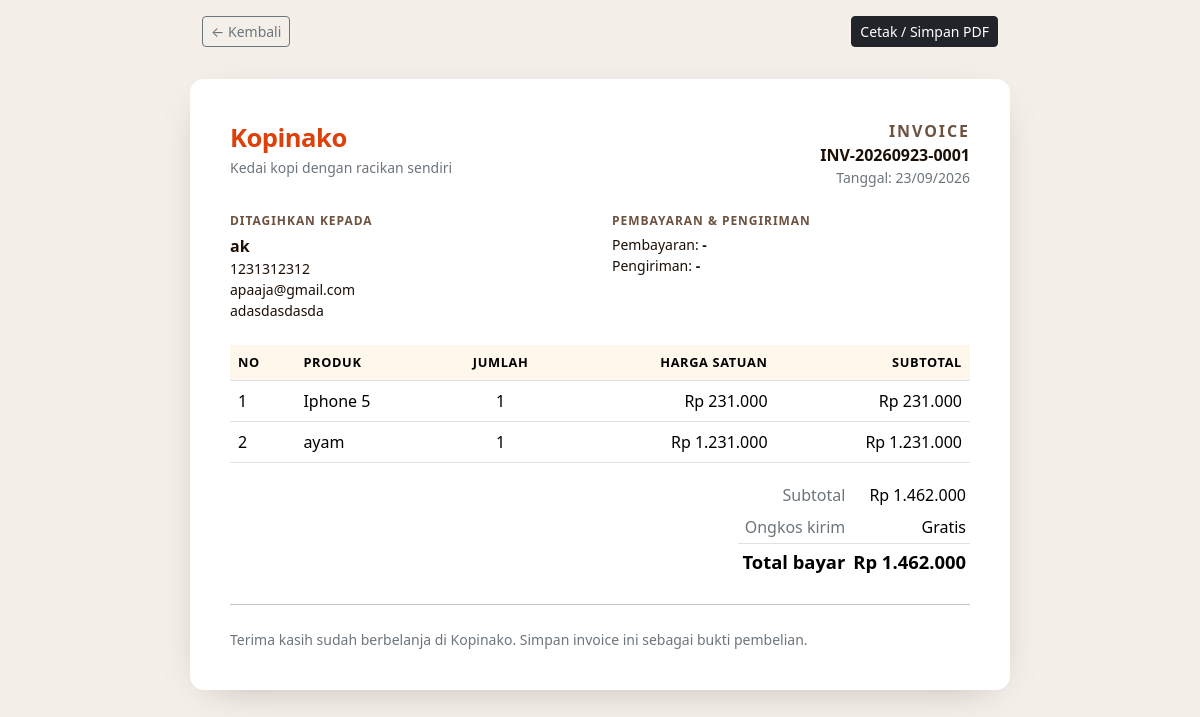
The page /umkm/invoice.php?id=1 (signed in) on the database its author committed.
### tables this page shows
CREATE TABLE `tb_transaksi` (
  `id_transakasi` int NOT NULL,
  `id_pelanggan` int NOT NULL,
  `tanggal` date NOT NULL,
  `total_harga` int NOT NULL,
  `metode_pembayaran` varchar(50) NOT NULL DEFAULT '-',
  `metode_pengiriman` varchar(50) NOT NULL DEFAULT '-',
  `ongkir` int NOT NULL DEFAULT '0'
);

CREATE TABLE `tb_user` (
  `id` int NOT NULL,
  `nama` varchar(80) DEFAULT NULL,
  `email` varchar(80) DEFAULT NULL,
  `username` varchar(80) NOT NULL,
  `password` varchar(80) NOT NULL,
  `hp` varchar(15) DEFAULT NULL,
  `alamat` varchar(250) DEFAULT NULL,
  `role` enum('pelanggan','admin') NOT NULL
);

CREATE TABLE `tb_detail` (
  `id_detail` int NOT NULL,
  `id_transaksi` int NOT NULL,
  `id_produk` int NOT NULL,
  `jumlah` int NOT NULL,
  `harga_satuan` int NOT NULL DEFAULT '0',
  `diskon_persen` int NOT NULL DEFAULT '0',
  `subtotal` int NOT NULL DEFAULT '0',
  `is_bonus` tinyint(1) NOT NULL DEFAULT '0',
  `jumlah_bonus` int NOT NULL DEFAULT '0',
  `id_produk_bonus` int DEFAULT NULL
);

CREATE TABLE `tb_produk` (
  `id` int NOT NULL,
  `nama` varchar(250) NOT NULL,
  `harga` int NOT NULL,
  `stok` int NOT NULL,
  `foto` text,
  `id_kategori` int NOT NULL,
  `deskripsi` text NOT NULL,
  `bonus_minimal` int NOT NULL DEFAULT '0',
  `bonus_jumlah` int NOT NULL DEFAULT '0',
  `bonus_id_produk` int DEFAULT NULL
);

### umkm/opsi.php (called while the page is built, shortened)
<?php
function rupiah($angka)
{
    return "Rp " . number_format((float) $angka, 0, ',', '.');
}
function nomorInvoice($idTransaksi, $tanggal)
{
    return 'INV-' . date('Ymd', strtotime($tanggal)) . '-' . str_pad((int) $idTransaksi, 4, '0', STR_PAD_LEFT);
}

### umkm/invoice.php (the view, shortened to what this page needs)
<?php
include "config.php";
include "opsi.php";
$isAdmin = ($_SESSION['role'] ?? '') === 'admin';
$id      = (int) ($_GET['id'] ?? 0);
$trx = null;
if ($id > 0) {
    $stmt = mysqli_prepare(
        $config,
        "SELECT t.*, u.nama, u.username, u.email, u.hp, u.alamat
         FROM tb_transaksi t
         JOIN tb_user u ON t.id_pelanggan = u.id
         WHERE t.id_transakasi = ?"
    );
    mysqli_stmt_bind_param($stmt, "i", $id);
    mysqli_stmt_execute($stmt);
    $r   = mysqli_stmt_get_result($stmt);
    $trx = $r ? mysqli_fetch_assoc($r) : null;
}
$items = [];
if ($trx) {
    $stmtD = mysqli_prepare(
        $config,
        "SELECT d.*, p.nama AS nama_produk, b.nama AS nama_bonus
         FROM tb_detail d
         JOIN tb_produk p ON d.id_produk = p.id
         LEFT JOIN tb_produk b ON d.id_produk_bonus = b.id
         WHERE d.id_transaksi = ?
         ORDER BY d.id_detail"
    );
    mysqli_stmt_bind_param($stmtD, "i", $id);
    mysqli_stmt_execute($stmtD);
    $rd = mysqli_stmt_get_result($stmtD);
    while ($rd && ($row = mysqli_fetch_assoc($rd))) {
        $items[] = $row;
    }
} else {
    http_response_code(404);
}
$linkKembali = $isAdmin ? 'dashboard.php?menu=transaksi' : 'profil.php?tab=riwayat';
$namaPelanggan = $trx ? ($trx['nama'] ?: $trx['username']) : '';
$ongkir     = $trx ? (int) $trx['ongkir'] : 0;
$totalBayar = $trx ? ((int) $trx['total_harga'] + $ongkir) : 0;
?>
<!doctype html>
<html lang="id" data-bs-theme="light">
  <head>
    <link href="assets/dist/css/bootstrap.min.css" rel="stylesheet" />
  </head>
  <body>
    <div class="container no-print pt-3" style="max-width: 820px;">
      <div class="d-flex flex-wrap gap-2 justify-content-between align-items-center">
        <a href="<?= $linkKembali ?>" class="btn btn-outline-secondary btn-sm">&larr; Kembali</a>
        <?php if ($trx): ?>
          <button type="button" class="btn btn-dark btn-sm" onclick="window.print()">Cetak / Simpan PDF</button>
        <?php endif; ?>
      </div>
    </div>
    <div class="inv-paper">
      <?php if (!$trx): ?>
        <h1 class="h4">Invoice tidak ditemukan</h1>
        <p class="mb-0">Invoice yang kamu cari tidak ada, sudah dihapus, atau bukan milik akunmu.</p>
      <?php else: ?>
        <div class="d-flex justify-content-between align-items-start flex-wrap gap-3 mb-4">
          <div>
            <div class="inv-brand">Kopinako</div>
            <div class="small text-secondary">Kedai kopi dengan racikan sendiri</div>
          </div>
          <div class="text-md-end">
            <div class="inv-title">INVOICE</div>
            <div class="fw-bold"><?= htmlspecialchars(nomorInvoice($trx['id_transakasi'], $trx['tanggal'])) ?></div>
            <div class="small text-secondary">Tanggal: <?= htmlspecialchars(date('d/m/Y', strtotime($trx['tanggal']))) ?></div>
          </div>
        </div>
        <div class="row g-4 mb-4">
          <div class="col-sm-6">
            <div class="inv-label mb-1">Ditagihkan kepada</div>
            <div class="fw-bold"><?= htmlspecialchars($namaPelanggan) ?></div>
            <?php if (!empty($trx['hp'])): ?><div class="small"><?= htmlspecialchars($trx['hp']) ?></div><?php endif; ?>
            <?php if (!empty($trx['email'])): ?><div class="small"><?= htmlspecialchars($trx['email']) ?></div><?php endif; ?>
            <?php if (!empty($trx['alamat'])): ?><div class="small"><?= nl2br(htmlspecialchars($trx['alamat'])) ?></div><?php endif; ?>
          </div>
          <div class="col-sm-6">
            <div class="inv-label mb-1">Pembayaran &amp; pengiriman</div>
            <div class="small">Pembayaran: <strong><?= htmlspecialchars($trx['metode_pembayaran']) ?></strong></div>
            <div class="small">Pengiriman: <strong><?= htmlspecialchars($trx['metode_pengiriman']) ?></strong></div>
          </div>
        </div>
        <div class="table-responsive">
          <table class="table inv-table align-middle">
            <thead>
              <tr>
                <th>No</th>
                <th>Produk</th>
                <th class="text-center">Jumlah</th>
                <th class="text-end">Harga satuan</th>
                <th class="text-end">Subtotal</th>
              </tr>
            </thead>
            <tbody>
              <?php foreach ($items as $no => $it): ?>
                <tr>
                  <td><?= $no + 1 ?></td>
                  <td>
                    <?= htmlspecialchars($it['nama_produk']) ?>
                  </td>
                  <td class="text-center"><?= (int) $it['jumlah'] ?></td>
                  <td class="text-end"><?= rupiah($it['harga_satuan']) ?></td>
                  <td class="text-end"><?= rupiah($it['subtotal']) ?></td>
                </tr>
              <?php endforeach; ?>
            </tbody>
          </table>
        </div>
        <div class="d-flex justify-content-end">
          <table class="table table-sm table-borderless w-auto mb-0">
            <tr>
              <td class="text-end text-secondary">Subtotal</td>
              <td class="text-end"><?= rupiah($trx['total_harga']) ?></td>
            </tr>
            <tr>
              <td class="text-end text-secondary">Ongkos kirim</td>
              <td class="text-end"><?= $ongkir > 0 ? rupiah($ongkir) : 'Gratis' ?></td>
            </tr>
            <tr class="border-top">
              <td class="text-end inv-total">Total bayar</td>
              <td class="text-end inv-total"><?= rupiah($totalBayar) ?></td>
            </tr>
          </table>
        </div>
        <hr class="my-4">
        <p class="small text-secondary mb-0">Terima kasih sudah berbelanja di Kopinako. Simpan invoice ini sebagai bukti pembelian.</p>
      <?php endif; ?>
    </div>
  </body>
</html>

### umkm/invoice.php (style rules this page uses)
body { background: #f4efe9; color: #1c0f06; }
.inv-paper { max-width: 820px; margin: 2rem auto; background: #fff; border-radius: 14px; padding: 2.5rem; box-shadow: 0 10px 40px -20px rgba(28, 15, 6, 0.35); }
.inv-brand { font-weight: 800; font-size: 1.6rem; letter-spacing: -0.02em; color: #db4108; }
.inv-title { font-weight: 800; letter-spacing: 0.12em; color: #6e5240; }
.inv-label { font-size: 0.75rem; text-transform: uppercase; letter-spacing: 0.08em; color: #6e5240; font-weight: 700; }
.inv-table th { background: #fff7ec; font-size: 0.8rem; text-transform: uppercase; letter-spacing: 0.05em; }
.inv-total { font-size: 1.15rem; font-weight: 800; }

### rows shown on the page
tb_transaksi: nomorInvoice($trx['id_transakasi'], $trx['tanggal']) "INV-20260923-0001", tanggal "23/09/2026", id_pelanggan.nama "ak", id_pelanggan.hp "1231312312", id_pelanggan.email "apaaja@gmail.com", id_pelanggan.alamat "adasdasdasda", metode_pembayaran "-", metode_pengiriman "-", total_harga "Rp 1.462.000", rupiah($totalBayar) "Rp 1.462.000"
tb_detail: id_produk.nama "Iphone 5", jumlah "1", harga_satuan "Rp 231.000", subtotal "Rp 231.000"
tb_detail: id_produk.nama "ayam", jumlah "1", harga_satuan "Rp 1.231.000", subtotal "Rp 1.231.000"
